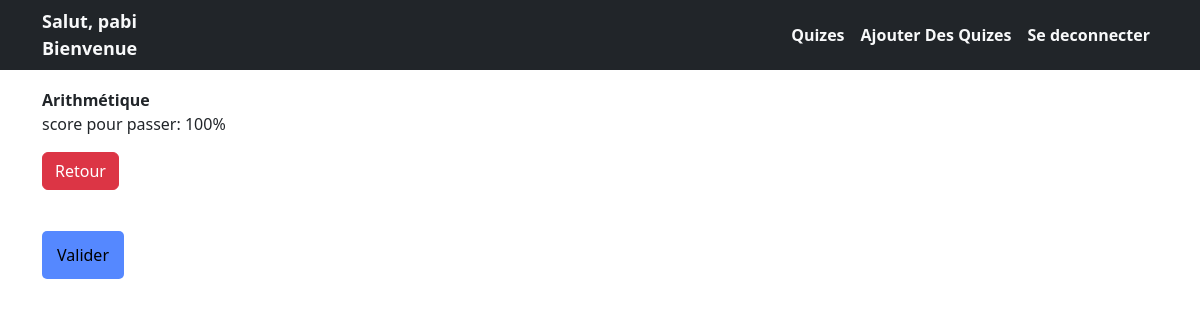
The app's page /1/ (signed in) with its own data.
### comptes/models.py (models this page shows)
class Client(AbstractUser):
    pass

### monquiz/models.py (models this page shows, shortened)
class Quiz(models.Model):
    nom = models.CharField(max_length=120)
    topic = models.CharField(max_length=120)
    nombre_de_questions = models.IntegerField()
    temps = models.IntegerField(help_text="durée du quiz en minutes")
    score_requi_pour_passer = models.IntegerField(help_text="Score en %")
    difficulte = models.CharField(max_length=13, choices=DIFF_CHOICES)
    class Meta:
        verbose_name_plural = 'Quizes'

### monquiz/views.py (the view)
# urls.py: 2. Add a URL to urlpatterns:  path('', views.home, name='home')
def home(request, pk):
    quiz = Quiz.objects.get(pk=pk)
    return render(request, 'monquiz/monquiz.html', {"objets": quiz})

### monquiz/templates/monquiz/monquiz.html (shortened to what this page needs)
{% extends 'monquiz/base.html' %}
{% load static %}
 {% block content%}
<div class="row">
  <div class="col">
    <b>{{objets.nom}}</b>
    <p>score pour passer: {{objets.score_requi_pour_passer}}%</p>
  </div>
  <div class="col text-right" id="box-conteur"></div>
</div>
<a href="{% url 'monquiz:quizlistview' %}" class="btn btn-danger mb-3"
  >Retour</a
>
<form id="form-quiz">
  <button type="submit" class="btn-primaire mb-3" id="arret">Valider</button>
</form>
{%endblock %}

### monquiz/templates/monquiz/navbar.html (shortened to what this page needs)
{% load static %}
<header>
<nav class="navbar navbar-expand-md bg-dark navbar-dark fixed-top  fw-bold">
<div class="container">
  <div class="row">
    <div class="col-lg-12 col-md-12">
      <span class="greet greet text-light">Salut, {{request.user}}</span>
    </div>
    {% if user.is_authenticated %}
    <div class="col-lg-6 col-md-12">
      <span ><a  class="greet text-light nav-link" href="">Bienvenue</a></span>
    </div>
    {% endif %}
  </div>
  <div class="collapse navbar-collapse justify-content-end" id="navbarNav">
  <ul class="navbar-nav">
    <li class="nav-item active"><a class="nav-link text-light" href="{% url 'monquiz:quizlistview' %}">Quizes</a> </li>
    {% if request.user.is_staff %}
    <li class="nav-item active"><a class="nav-link text-light" href="admin">Ajouter Des Quizes</a></li>
    {% endif %}
    {% if user.is_authenticated %}
    <li>
      <a class="nav-link text-light" href="{% url 'deconnexion' %}">Se deconnecter</a>
    </li>
    {% else %}
    <li>
      <a class="nav-link text-light" href="{% url 'connexion' %}">Se connecter</a>
    </li>
    {%endif%}
  </ul>
</div>
  </div>
</nav>
</header>
<br><br>

### monquiz/static/monquiz/style.css (style rules this page uses)
.btn-primaire { background: #58f; padding: 12px 15px; border-radius: 5px; border: none; margin-top: 25px; }

### monquiz/static/monquiz/navbar.css (style rules this page uses)
.greet { font-size: 18px; color: #fff; }

### records on screen
Client: user "pabi"
Quiz: nom "Arithmétique", score_requi_pour_passer "100"
